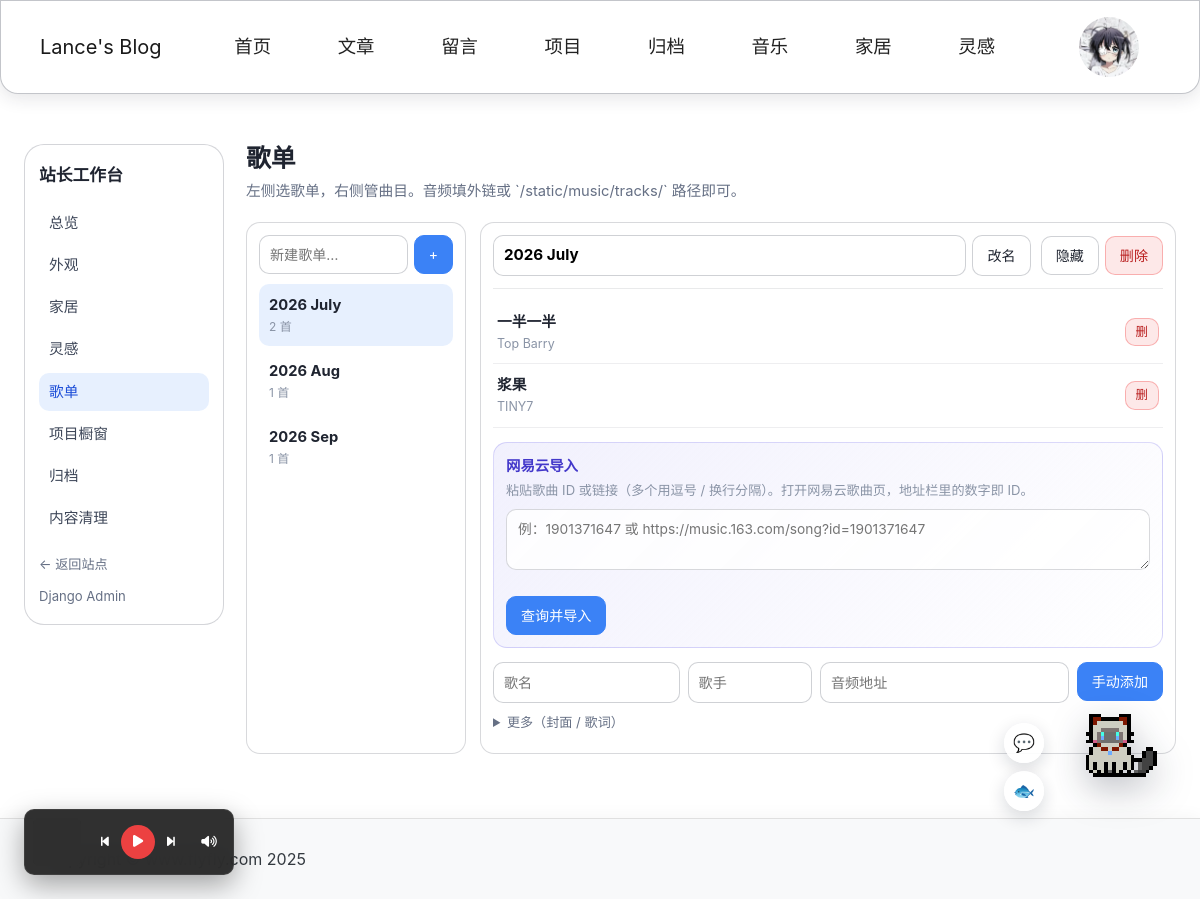
Page /workstation/music/ (signed in) on the committed database.
### userprofile/models.py (models this page shows, shortened)
class Profile(models.Model):
    user = models.OneToOneField(User, on_delete=models.CASCADE, related_name='profile')
    phone = models.CharField(max_length=20, blank=True)
    avatar = models.ImageField(upload_to='avatar/%Y%m%d/', blank=True)
    bio = models.TextField(max_length=500, blank=True)

### workstation/models.py (models this page shows, shortened)
class MusicPlaylist(models.Model):
    slug = models.SlugField(max_length=80, unique=True)
    name = models.CharField(max_length=120)
    sort_order = models.PositiveIntegerField(default=0)
    is_published = models.BooleanField(default=True)
    class Meta:
        ordering = ("sort_order", "id")
        verbose_name = "歌单"
        verbose_name_plural = "歌单"

class MusicTrack(models.Model):
    playlist = models.ForeignKey(
        MusicPlaylist, on_delete=models.CASCADE, related_name="tracks"
    )
    slug = models.SlugField(max_length=80)
    title = models.CharField(max_length=160)
    artist = models.CharField(max_length=120, blank=True)
    src = models.CharField(max_length=500, help_text="音频 URL 或 /static/ 路径")
    cover = models.CharField(max_length=500, blank=True)
    lyrics = models.JSONField(default=list, blank=True)
    sort_order = models.PositiveIntegerField(default=0)
    is_published = models.BooleanField(default=True)
    class Meta:
        ordering = ("sort_order", "id")
        unique_together = (("playlist", "slug"),)
        verbose_name = "曲目"
        verbose_name_plural = "曲目"

### workstation/views.py (the view, shortened to what this page needs)
# urls.py: path("music/", views.music_view, name="music"),
@staff_required
def music_view(request):
    playlists = list(MusicPlaylist.objects.prefetch_related("tracks").all())
    current_id = request.GET.get("p")
    current = None
    if current_id:
        current = next((p for p in playlists if str(p.id) == str(current_id)), None)
    if current is None and playlists:
        current = playlists[0]
    return render(
        request,
        "workstation/music.html",
        {
            "title": "歌单",
            "playlists": playlists,
            "current": current,
            "module": "music",
        },
    )

### workstation/context_processors.py (called while the page is built)
def site_appearance(request):
    try:
        appearance = SiteAppearance.get_solo()
        return {
            "site_appearance": {
                "background": appearance.background or "",
                "blur": appearance.blur,
                "season": appearance.season,
            }
        }
    except Exception:
        return {
            "site_appearance": {
                "background": "",
                "blur": 0,
                "season": False,
            }
        }

### workstation/models.py (called while the page is built)
    @classmethod
    def get_solo(cls):
        obj = cls.objects.first()
        if obj is None:
            obj = cls.objects.create()
        return obj

### templates/workstation/music.html (shortened to what this page needs)
{% extends "workstation/base.html" %}
{% block workstation %}
<h1 class="ws-title">歌单</h1>
<p class="ws-sub">左侧选歌单，右侧管曲目。音频填外链或 `/static/music/tracks/` 路径即可。</p>
<div class="ws-music">
    <aside class="ws-music-side">
        <form class="ws-music-new" method="post">
            <input type="text" name="name" placeholder="新建歌单…" required>
            <button type="submit" class="ws-btn ws-btn-primary">+</button>
        </form>
        <div class="ws-music-list">
            {% for p in playlists %}
            <a
                class="ws-music-item {% if current and current.id == p.id %}is-active{% endif %}"
                href="?p={{ p.id }}"
            >
                <span class="ws-music-item-name">{{ p.name }}</span>
                <span class="ws-music-item-meta">{{ p.tracks.count }} 首{% if not p.is_published %} · 隐藏{% endif %}</span>
            </a>
            {% empty %}
            <p class="ws-muted" style="padding:8px">还没有歌单</p>
            {% endfor %}
        </div>
    </aside>
    <section class="ws-music-main">
        {% if current %}
        <div class="ws-music-head">
            <form method="post" class="ws-music-rename">
                <input type="text" name="name" value="{{ current.name }}" aria-label="歌单名">
                <button type="submit" class="ws-btn">改名</button>
            </form>
            <div class="ws-music-head-actions">
                <form method="post">
                    <button type="submit" class="ws-btn">{% if current.is_published %}隐藏{% else %}展示{% endif %}</button>
                </form>
                <form method="post" onsubmit="return confirm('删除整个歌单？');">
                    <button type="submit" class="ws-btn ws-btn-danger">删除</button>
                </form>
            </div>
        </div>
        <ul class="ws-track-list">
            {% for t in current.tracks.all %}
            <li class="ws-track-row">
                <div class="ws-track-info">
                    <strong>{{ t.title }}</strong>
                    <span>{{ t.artist|default:"—" }}</span>
                </div>
                <form method="post" onsubmit="return confirm('删除曲目？');">
                    <button type="submit" class="ws-btn ws-btn-danger ws-btn-sm">删</button>
                </form>
            </li>
            {% empty %}
            <li class="ws-muted" style="padding:12px 4px">这个歌单还没有曲目</li>
            {% endfor %}
        </ul>
        <form class="ws-netease" method="post">
            <label class="ws-netease-label">网易云导入</label>
            <p class="ws-muted" style="margin:0 0 8px">粘贴歌曲 ID 或链接（多个用逗号 / 换行分隔）。打开网易云歌曲页，地址栏里的数字即 ID。</p>
            <textarea name="netease_ids" rows="2" placeholder="例：1901371647 或 https://music.163.com/song?id=1901371647"></textarea>
            <div class="ws-actions">
                <button type="submit" class="ws-btn ws-btn-primary">查询并导入</button>
            </div>
        </form>
        <form class="ws-track-add" method="post">
            <input type="text" name="title" placeholder="歌名" required>
            <input type="text" name="artist" placeholder="歌手">
            <input type="text" name="src" placeholder="音频地址" required>
            <button type="submit" class="ws-btn ws-btn-primary">手动添加</button>
            <details class="ws-track-more">
                <summary>更多（封面 / 歌词）</summary>
            </details>
        </form>
        {% else %}
        <p class="ws-muted">先在左侧新建一个歌单。</p>
        {% endif %}
    </section>
</div>
{% endblock %}

### templates/header.html (shortened to what this page needs)
{% load static %}
{% load notifications_tags %}
{% notifications_unread as unread_count %}
<nav class="navbar navbar-expand-lg navbar-light custom-navbar">
  <div class="navbar-inner">
    <a class="navbar-brand" href="{% url 'home' %}">Lance's Blog</a>
    <ul class="nav-links">
        <li class="nav-item">
          <a class="nav-link" href="{% url 'home' %}"><span class="nav-mark"></span>首页</a>
        </li>
        <li class="nav-item">
          <a class="nav-link" href="{% url 'article:article_list' %}"><span class="nav-mark"></span>文章</a>
        </li>
        <li class="nav-item">
          <a class="nav-link" href="{% url 'message:message_list' %}"><span class="nav-mark"></span>留言</a>
        </li>
        <li class="nav-item">
          <a class="nav-link" href="{% url 'section' 'projects' %}"><span class="nav-mark"></span>项目</a>
        </li>
        <li class="nav-item">
          <a class="nav-link" href="{% url 'section' 'archive' %}"><span class="nav-mark"></span>归档</a>
        </li>
        <li class="nav-item">
          <a class="nav-link" href="{% url 'section' 'music' %}"><span class="nav-mark"></span>音乐</a>
        </li>
        <li class="nav-item">
          <a class="nav-link" href="{% url 'section' 'living' %}"><span class="nav-mark"></span>家居</a>
        </li>
        <li class="nav-item">
          <a class="nav-link" href="{% url 'section' 'ideas' %}"><span class="nav-mark"></span>灵感</a>
        </li>
    </ul>
    <ul class="nav-side">
        {% include 'site_settings.html' %}
        {% if user.is_authenticated %}
        <li class="nav-item dropdown nav-avatar">
          <div class="dropdown-hover">
            <a class="nav-link" href="#" id="navbarDropdown" role="button">
              <img src="{% if user.profile.avatar %}{{ user.profile.avatar.url }}{% else %}{% static 'media/default-avatar.png' %}{% endif %}"
              alt="头像"
              class="rounded-circle"
              style="width: 60px; height: 60px;">
            </a>
          </div>
        </li>
        {% endif %}
        <li class="nav-item nav-backtop">
        </li>
      </ul>
  </div>
</nav>

### static/site/appearance.css (style rules this page uses)
.custom-navbar, .navbar-inner, .nav-side { overflow: visible; }

### static/site/workstation.css (style rules this page uses)
.ws-title { margin: 0 0 6px; font-size: 1.55rem; font-weight: 700; color: #1f2430; }
.ws-sub { margin: 0 0 20px; color: #667085; font-size: 0.92rem; }
.ws-actions { display: flex; flex-wrap: wrap; gap: 8px; margin-top: 12px; }
.ws-btn { appearance: none; border: 1px solid rgba(40, 48, 64, 0.22); border-radius: 10px; padding: 8px 14px; background: rgba(255, 255, 255, 0.7); color: #1f2430; font-size: 0.88rem; cursor: pointer; text-decoration: none; }
.ws-btn-primary { background: #3b82f6; border-color: #3b82f6; color: #fff; }
.ws-btn-danger { background: rgba(239, 68, 68, 0.12); border-color: rgba(239, 68, 68, 0.35); color: #b91c1c; }
.ws-muted { color: #8a94a6; font-size: 0.82rem; }
.ws-music { display: grid; grid-template-columns: 220px minmax(0, 1fr); gap: 14px; min-height: 420px; }
.ws-music-side, .ws-music-main { border: 1px solid rgba(40, 48, 64, 0.18); border-radius: 14px; background: rgba(255, 255, 255, 0.55); backdrop-filter: blur(8px); padding: 12px; }
.ws-music-new { display: flex; gap: 6px; margin-bottom: 10px; }
.ws-music-new input { flex: 1; min-width: 0; padding: 8px 10px; border: 1px solid rgba(40, 48, 64, 0.22); border-radius: 10px; background: rgba(255, 255, 255, 0.8); font-size: 0.88rem; }
.ws-music-list { display: flex; flex-direction: column; gap: 4px; max-height: 520px; overflow: auto; }
.ws-music-item { display: block; padding: 10px 10px; border-radius: 10px; text-decoration: none; color: #1f2430; }
.ws-music-item:hover, .ws-music-item.is-active { background: rgba(59, 130, 246, 0.12); }
.ws-music-item-name { display: block; font-weight: 650; font-size: 0.92rem; }
.ws-music-item-meta { display: block; margin-top: 2px; color: #8a94a6; font-size: 0.75rem; }
.ws-music-head { display: flex; flex-wrap: wrap; align-items: center; justify-content: space-between; gap: 10px; margin-bottom: 12px; padding-bottom: 12px; border-bottom: 1px solid rgba(40, 48, 64, 0.1); }
.ws-music-rename { display: flex; gap: 6px; flex: 1; min-width: 180px; }
.ws-music-rename input { flex: 1; min-width: 0; padding: 8px 10px; border: 1px solid rgba(40, 48, 64, 0.22); border-radius: 10px; background: rgba(255, 255, 255, 0.8); font-size: 0.95rem; font-weight: 650; }
.ws-music-head-actions { display: flex; gap: 6px; }
.ws-track-list { list-style: none; margin: 0 0 14px; padding: 0; }
.ws-track-row { display: flex; align-items: center; justify-content: space-between; gap: 10px; padding: 10px 4px; border-bottom: 1px solid rgba(40, 48, 64, 0.08); }
.ws-track-info { min-width: 0; display: flex; flex-direction: column; gap: 2px; }
.ws-track-info strong { font-size: 0.92rem; color: #1f2430; }
.ws-track-info span { font-size: 0.78rem; color: #8a94a6; }
.ws-btn-sm { padding: 4px 10px; font-size: 0.78rem; }
.ws-track-add { display: grid; grid-template-columns: 1.2fr 0.8fr 1.6fr auto; gap: 8px; align-items: start; }
.ws-track-add input[type="text"] { width: 100%; padding: 9px 10px; border: 1px solid rgba(40, 48, 64, 0.22); border-radius: 10px; background: rgba(255, 255, 255, 0.8); box-sizing: border-box; font-size: 0.88rem; }
.ws-track-more { grid-column: 1 / -1; margin-top: 2px; }
.ws-track-more summary { cursor: pointer; color: #667085; font-size: 0.82rem; margin-bottom: 8px; }
.ws-netease { margin: 14px 0; padding: 12px; border-radius: 14px; border: 1px solid rgba(79, 70, 229, 0.2); background: linear-gradient(135deg, rgba(79, 70, 229, 0.08), rgba(255, 255, 255, 0.55)); }
.ws-netease-label { display: block; margin-bottom: 4px; font-size: 0.9rem; font-weight: 700; color: #4338ca; }
.ws-netease textarea { width: 100%; margin-bottom: 8px; padding: 9px 11px; border: 1px solid rgba(40, 48, 64, 0.18); border-radius: 10px; background: rgba(255, 255, 255, 0.85); box-sizing: border-box; font-size: 0.86rem; font-family: inherit; resize: vertical; }

### templates/footer.html (style rules this page uses)
html { scroll-behavior: smooth; overflow-x: clip; }
body.site-body { min-height: 100vh; display: flex; flex-direction: column; overflow-x: clip; width: 100%; }

### rows in the picture
MusicPlaylist: name "2026 July", tracks.count "2"
MusicPlaylist: name "2026 Aug", tracks.count "1"
MusicPlaylist: name "2026 Sep", tracks.count "1"
MusicTrack: title "一半一半", artist "Top Barry"
MusicTrack: title "浆果", artist "TINY7"
